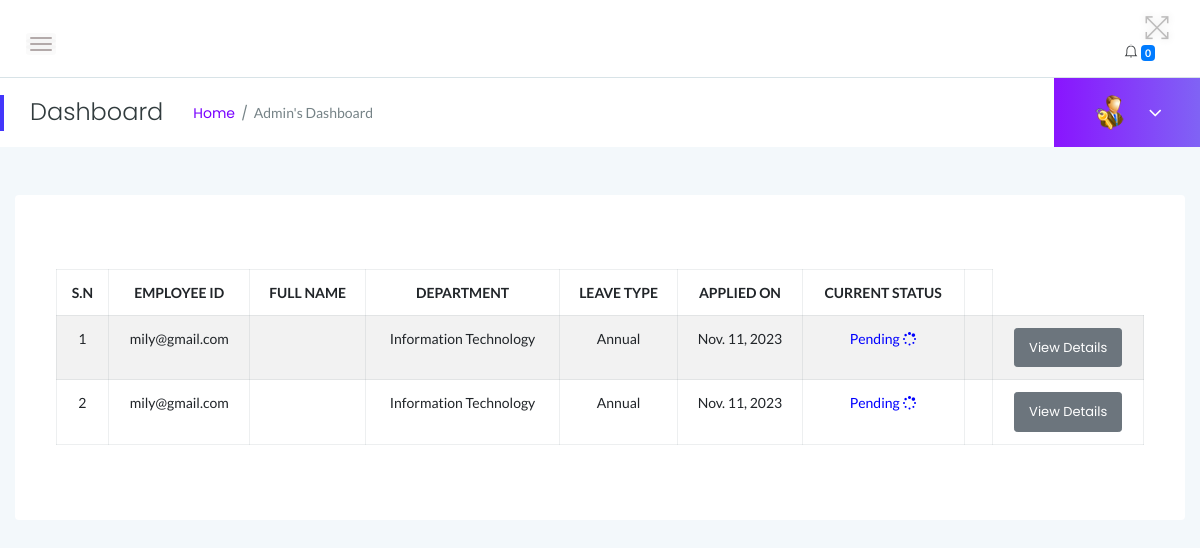
The page /myadmin/leaves_history/ (signed in) on the database its author committed.
### myadmin/models.py (models this page shows, shortened)
class Leave(models.Model):
    employee = models.ForeignKey(User, on_delete=models.CASCADE)
    leave_type = models.CharField(max_length=100, default='Annual')
    posting_date = models.DateField(auto_now_add=True)
    status = models.CharField(
        max_length=10,
        choices=STATUS_CHOICES,
        default='Pending'
    )
    leavetype = models.CharField(max_length=255, default=None)
    description = models.TextField(default=None)
    fromdate = models.DateField( default=None)
    todate = models.DateField( default=None)
    isread = models.IntegerField(default=0)

class Employee(models.Model):
    user = models.OneToOneField(User, on_delete=models.CASCADE, default=None)
    empcode = models.CharField(max_length=10, primary_key=True)
    firstName = models.CharField(max_length=100)
    lastName = models.CharField(max_length=100)
    email = models.EmailField()
    password = models.CharField(max_length=255)
    employee_type = models.CharField(
        max_length=10,
        choices=UN_CHOICES,
        default='Non-Union'
    )
    gender = models.CharField(
        max_length=10,
        choices=GENDER_CHOICES,
        default='Male'
    )
    dob = models.DateField(auto_now_add=True)
    department = models.ForeignKey(Department, on_delete=models.CASCADE)
    address = models.CharField(max_length=255, default="80100")
    city = models.CharField(max_length=100, default="Mombasa")
    country = models.CharField(max_length=100)
    mobileno = models.CharField(max_length=10)
    status = models.CharField(
        max_length=10,
        choices=EMP_CHOICES,
        default='Active'
    )
    CreationDate = models.DateField(auto_now_add=True)

class Department(models.Model):
    department_name = models.CharField(max_length=255)
    department_shortname = models.CharField(max_length=50)
    department_code = models.CharField(max_length=10)
    CreationDate = models.DateField(auto_now_add=True)
    def __str__(self):
        return self.department_name

### myadmin/views.py (the view)
# urls.py: path('leaves_history/', views.leaves_history, name='leave_history'),
@login_required
def leaves_history(request):
    if not request.user.is_authenticated:
        return redirect('admin_login')  # Redirect to the login page if not authenticated
    leave_history = Leave.objects.select_related('employee').order_by('-id')  # Assuming you have a Leave model
    return render(request, 'admin/leaves_history.html', {'leave_history': leave_history})

### myadmin/templates/admin/leaves_history.html (shortened to what this page needs)
{% load static %}
<!DOCTYPE html>
<html class="no-js" lang="en">
<head>
{% include 'admin/top.html' %}
</head>
<body>
   {% include 'admin/sidebars.html' %}
    <div class="main-content-inner">
        <div class="row">
            <div class="col-12 mt-5">
                <div class="card">
                    <div class="card-body">
                        <div class="single-table">
                            <div class="table-responsive">
                                <table class="table table-hover table-striped table-bordered progress-table text-center">
                                    <thead class="text-uppercase">
                                        <tr>
                                            <th>S.N</th>
                                            <th>Employee ID</th>
                                            <th>Full Name</th>
                                            <th>Department</th>
                                            <th>Leave Type</th>
                                            <th>Applied On</th>
                                            <th>Current Status</th>
                                            <th></th>
                                        </tr>
                                    </thead>
                                    <tbody>
                                        {% for leave in leave_history %}
                                            <tr>
                                                <td>{{ forloop.counter }}</td>
                                                <td>{{ leave.employee }}</td>
                                                <td>{{ leave.employee.first_name }} {{ leave.employee.last_name }}</td>
                                               <td>{{ user.employee.department }}</td>
                                                <td>{{ leave.leavetype }}</td>
                                                <td>{{ leave.posting_date }}</td>
                                                <td>
                                                    {% if leave.Status == 1 %}
                                                        <span style="color: green">Approved <i class="fa fa-check-square-o"></i></span>
                                                    {% elif leave.Status == 2 %}
                                                        <span style="color: red">Declined <i class="fa fa-times"></i></span>
                                                    {% else %}
                                                        <span style="color: blue">Pending <i class="fa fa-spinner"></i></span>
                                                    {% endif %}
                                                </td>
                                                <td>
                                                    <td><a href="{% url 'myadmin:employee_leave_details' leave.id %}" class="btn btn-secondary btn-sm">View Details</a></td>
                                                </td>
                                            </tr>
                                        {% endfor %}
                                    </tbody>
                                </table>
                            </div>
                        </div>
                    </div>
                </div>
            </div>
        </div>
    </div>
        </div>
    </div>
</body>
</html>

### static/css/styles.css (style rules this page uses)
.card { border: none; border-radius: 4px; background-color: #fff; -webkit-transition: all 0.3s ease 0s; transition: all 0.3s ease 0s; }
.card-body { padding: 25.6px; padding: 1.6rem; }
.main-content-inner { padding: 0 30px 50px; }
.btn { padding: 11px 17px; font-size: 13px; letter-spacing: 0; }
.btn-sm { padding: 9px 14px; }
.single-table .table { margin-bottom: 0; }
table tr th { border-bottom: none; }
table tr th, table tr td { border-top: 1px solid rgba(120, 130, 140, 0.13) !important; }
.table-bordered td, .table-bordered th { border: 1px solid rgba(120, 130, 140, 0.13) !important; }

### rows shown on the page
Leave: employee "mily@gmail.com", leavetype "Annual", posting_date "Nov. 11, 2023"
Leave: employee "mily@gmail.com", leavetype "Annual", posting_date "Nov. 11, 2023"

### other values the page prints
{{ notifications|length }} "0"
{{ user.employee.department }} "Information Technology"
